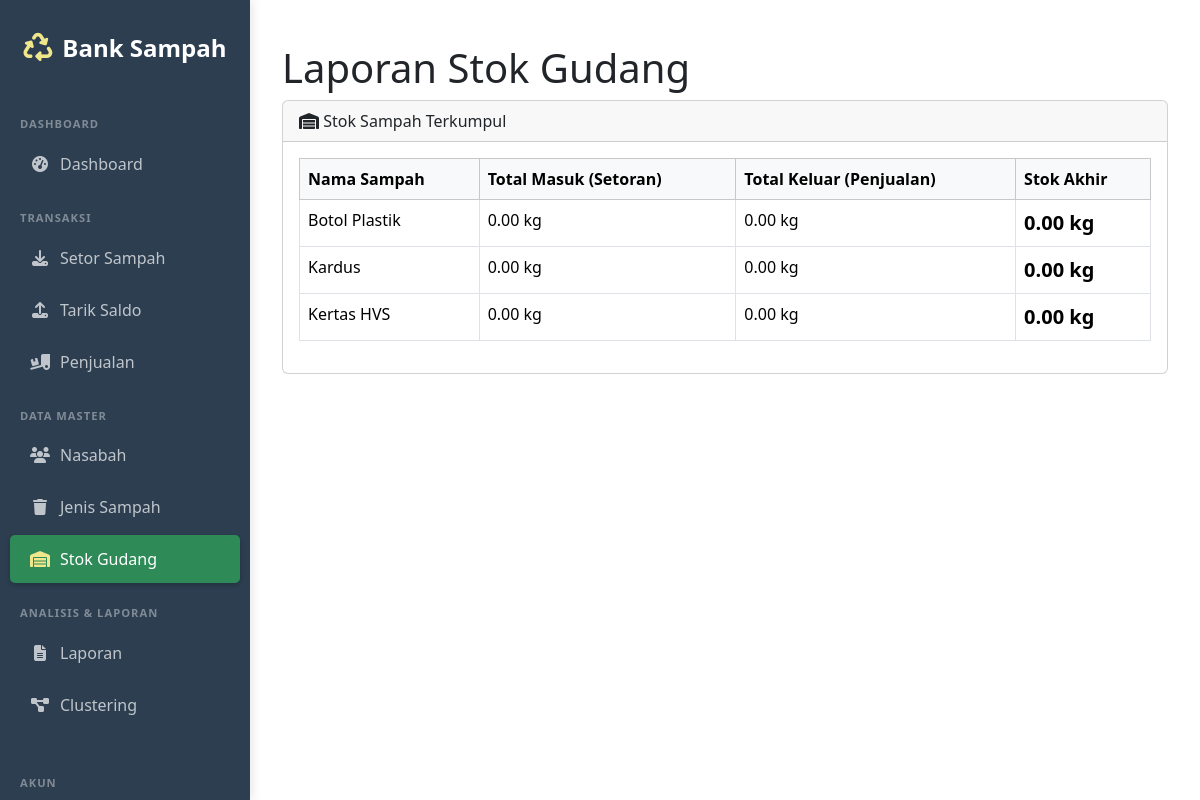
/admin/stok.php (signed in), run on the app's committed database.
### tables this page shows
CREATE TABLE jenis_sampah (
    id_sampah INT AUTO_INCREMENT PRIMARY KEY,
    nama_sampah VARCHAR(100) NOT NULL,
    satuan VARCHAR(10) NOT NULL,  
    harga_beli BIGINT NOT NULL  
);

### admin/stok.php (the view, shortened to what this page needs)
<?php
require '../config/db.php';
try {
    $sampah_list = $pdo->query("SELECT * FROM jenis_sampah ORDER BY nama_sampah")->fetchAll();
    $stok_data = [];
    foreach ($sampah_list as $sampah) {
        $id_s = $sampah['id_sampah'];
        $stmt_in = $pdo->prepare("SELECT COALESCE(SUM(berat), 0) FROM transaksi_setor WHERE id_sampah = ?");
        $stmt_in->execute([$id_s]);
        $total_masuk = $stmt_in->fetchColumn();
        $stmt_out = $pdo->prepare("SELECT COALESCE(SUM(berat), 0) FROM transaksi_jual WHERE id_sampah = ?");
        $stmt_out->execute([$id_s]);
        $total_keluar = $stmt_out->fetchColumn();
        $stok_akhir = $total_masuk - $total_keluar;
        $stok_data[] = [
            'nama_sampah' => $sampah['nama_sampah'],
            'satuan' => $sampah['satuan'],
            'total_masuk' => $total_masuk,
            'total_keluar' => $total_keluar,
            'stok_akhir' => $stok_akhir
        ];
    }
} catch (Exception $e) {
    $error = "Gagal mengambil data stok: " . $e->getMessage();
}
?>
<!DOCTYPE html>
<html lang="id">
<head>
    <link href="https://cdn.jsdelivr.net/npm/bootstrap@5.3.3/dist/css/bootstrap.min.css" rel="stylesheet">
    <link rel="stylesheet" href="https://cdnjs.cloudflare.com/ajax/libs/font-awesome/6.4.0/css/all.min.css">
    <link rel="stylesheet" href="../assets/css/style.css">
</head>
<body>
    <?php include 'sidebar/sidebar.php'; ?>
    <div class="content">
        <div class="container-fluid">
            <h1 class="mt-4">Laporan Stok Gudang</h1>
            <div class="card">
                <div class="card-header"><i class="fas fa-warehouse"></i> Stok Sampah Terkumpul</div>
                <div class="card-body">
                    <table class="table table-bordered table-hover">
                        <thead>
                            <tr class="table-light">
                                <th>Nama Sampah</th>
                                <th>Total Masuk (Setoran)</th>
                                <th>Total Keluar (Penjualan)</th>
                                <th>Stok Akhir</th>
                            </tr>
                        </thead>
                        <tbody>
                            <?php foreach ($stok_data as $stok): ?>
                            <tr>
                                <td><?= htmlspecialchars($stok['nama_sampah']) ?></td>
                                <td><?= number_format($stok['total_masuk'], 2) ?> <?= $stok['satuan'] ?></td>
                                <td><?= number_format($stok['total_keluar'], 2) ?> <?= $stok['satuan'] ?></td>
                                <td class="fw-bold fs-5"><?= number_format($stok['stok_akhir'], 2) ?> <?= $stok['satuan'] ?></td>
                            </tr>
                            <?php endforeach; ?>
                        </tbody>
                    </table>
                </div>
            </div>
        </div>
    </div>
</body>
</html>

### admin/sidebar/sidebar.php (shortened to what this page needs)
<div class="sidebar">
    <a href="index.php" class="brand">
        <i class="fas fa-recycle"></i>
        <span class="brand-text">Bank Sampah</span>
    </a>
    <div class="nav-category">Dashboard</div>
    <ul class="nav flex-column">
        <li class="nav-item">
            <a class="nav-link <?= basename($_SERVER['PHP_SELF']) == 'index.php' ? 'active' : '' ?>" href="index.php">
                <i class="fas fa-tachometer-alt"></i>
                <span class="nav-text">Dashboard</span>
            </a>
        </li>
    </ul>
    <div class="nav-category">Transaksi</div>
    <ul class="nav flex-column">
        <li class="nav-item">
            <a class="nav-link <?= basename($_SERVER['PHP_SELF']) == 'transaksi_setor.php' ? 'active' : '' ?>" href="transaksi_setor.php">
                <i class="fas fa-download"></i>
                <span class="nav-text">Setor Sampah</span>
            </a>
        </li>
        <li class="nav-item">
            <a class="nav-link <?= basename($_SERVER['PHP_SELF']) == 'transaksi_tarik.php' ? 'active' : '' ?>" href="transaksi_tarik.php">
                <i class="fas fa-upload"></i>
                <span class="nav-text">Tarik Saldo</span>
            </a>
        </li>
        <li class="nav-item">
            <a class="nav-link <?= basename($_SERVER['PHP_SELF']) == 'penjualan.php' ? 'active' : '' ?>" href="penjualan.php">
                <i class="fas fa-truck-loading"></i>
                <span class="nav-text">Penjualan</span>
            </a>
        </li>
    </ul>
    <div class="nav-category">Data Master</div>
    <ul class="nav flex-column">
        <li class="nav-item">
            <a class="nav-link <?= basename($_SERVER['PHP_SELF']) == 'nasabah.php' ? 'active' : '' ?>" href="nasabah.php">
                <i class="fas fa-users"></i>
                <span class="nav-text">Nasabah</span>
            </a>
        </li>
        <li class="nav-item">
            <a class="nav-link <?= basename($_SERVER['PHP_SELF']) == 'sampah.php' ? 'active' : '' ?>" href="sampah.php">
                <i class="fas fa-trash"></i>
                <span class="nav-text">Jenis Sampah</span>
            </a>
        </li>
        <li class="nav-item">
            <a class="nav-link <?= basename($_SERVER['PHP_SELF']) == 'stok.php' ? 'active' : '' ?>" href="stok.php">
                <i class="fas fa-warehouse"></i>
                <span class="nav-text">Stok Gudang</span>
            </a>
        </li>
    </ul>
    <div class="nav-category">Analisis & Laporan</div>
    <ul class="nav flex-column">
        <li class="nav-item">
            <a class="nav-link <?= basename($_SERVER['PHP_SELF']) == 'laporan.php' ? 'active' : '' ?>" href="laporan.php">
                <i class="fas fa-file-alt"></i>
                <span class="nav-text">Laporan</span>
            </a>
        </li>
        <li class="nav-item">
            <a class="nav-link <?= basename($_SERVER['PHP_SELF']) == 'clustering.php' ? 'active' : '' ?>" href="clustering.php">
                <i class="fas fa-project-diagram"></i>
                <span class="nav-text">Clustering</span>
            </a>
        </li>
    </ul>
    <div class="nav-category mt-4">Akun</div>
</div>

### assets/css/style.css (style rules this page uses)
:root { --primary: #2e8b57; --secondary: #3cb371; --accent: #f0e68c; --light: #f5f5f5; --dark: #2c3e50; }
.sidebar { position: fixed; top: 0; left: 0; height: 100vh; width: 250px; padding-top: 20px; background-color: var(--dark); color: white; z-index: 1030; box-shadow: 2px 0 10px rgba(0,0,0,0.1); transition: all 0.3s; overflow-y: auto; scrollbar-width: thin; scrollbar-color: #6c757d #343a40; }
.sidebar .brand { display: flex; align-items: center; justify-content: center; padding: 10px 20px; margin-bottom: 20px; color: white; text-decoration: none; font-size: 1.5rem; font-weight: 600; }
.sidebar .brand i { margin-right: 10px; font-size: 1.8rem; color: var(--accent); }
.sidebar .nav-link { padding: 12px 20px; color: rgba(255,255,255,0.7); border-radius: 5px; margin: 2px 10px; transition: all 0.3s; display: flex; align-items: center; }
.sidebar .nav-link i { margin-right: 10px; width: 20px; text-align: center; font-size: 1rem; transition: all 0.3s; }
.sidebar .nav-link.active { color: white; background-color: var(--primary); box-shadow: 0 2px 5px rgba(0,0,0,0.2); }
.sidebar .nav-link.active i { color: var(--accent); }
.sidebar .nav-category { font-size: 0.7rem; text-transform: uppercase; font-weight: 600; color: rgba(255,255,255,0.4); letter-spacing: 1px; padding: 20px 20px 5px; }
.content { margin-left: 250px; padding: 20px; transition: all 0.3s; }

### data on the page
jenis_sampah: nama_sampah "Botol Plastik", total_masuk "0.00", satuan "kg", total_keluar "0.00", stok_akhir "0.00"
jenis_sampah: nama_sampah "Kardus", total_masuk "0.00", satuan "kg", total_keluar "0.00", stok_akhir "0.00"
jenis_sampah: nama_sampah "Kertas HVS", total_masuk "0.00", satuan "kg", total_keluar "0.00", stok_akhir "0.00"
